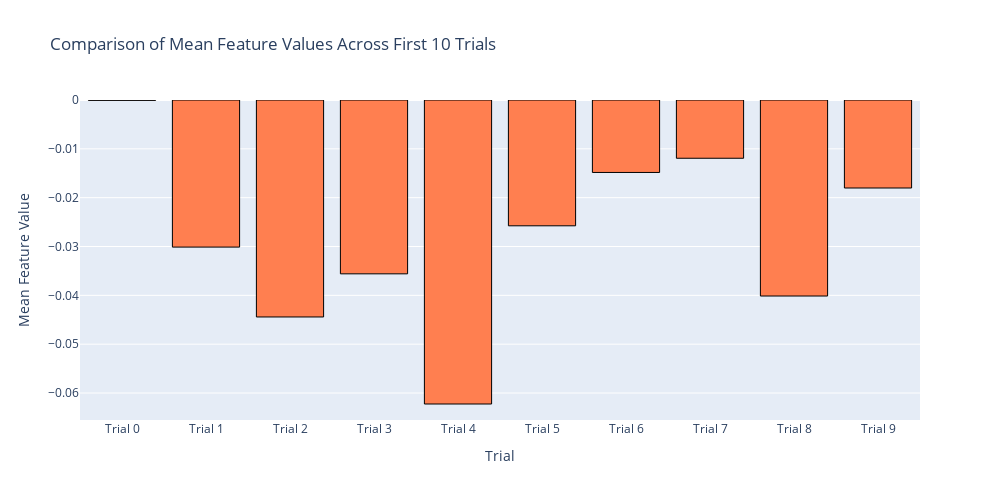

Source (notebook cell):
### Code cell
# 4. 互動式長條圖：比較不同 trials 的平均特徵值
with h5py.File(file_path, 'r') as f:
    num_trials = min(10, len(f.keys()))  # 比較前 10 個 trials
    mean_values = []
    trial_names = []
    
    for i in range(num_trials):
        trial_key = f'trial_{i:04d}'
        if trial_key in f:
            features = f[trial_key]['input_features'][()]
            mean_values.append(np.mean(features))
            trial_names.append(f'Trial {i}')
    
    fig = go.Figure(data=[go.Bar(
        x=trial_names,
        y=mean_values,
        marker=dict(color='coral', line=dict(color='black', width=1)),
        hovertemplate='%{x}<br>Mean Value: %{y:.6f}<extra></extra>'
    )])
    
    fig.update_layout(
        title="Comparison of Mean Feature Values Across First 10 Trials",
        xaxis_title="Trial",
        yaxis_title="Mean Feature Value",
        width=1000,
        height=500,
        showlegend=False
    )
    
    fig.show()

### Figure 1 — Plotly figure (JSON) as saved in the notebook; plotly's stock layout.template omitted (floating-point values rounded to 4 significant figures)
{"data": [{"hovertemplate": "%{x}<br>Mean Value: %{y:.6f}<extra></extra>", "marker": {"color": "coral", "line": {"color": "black", "width": 1}}, "type": "bar", "x": ["Trial 0", "Trial 1", "Trial 2", "Trial 3", "Trial 4", "Trial 5", "Trial 6", "Trial 7", "Trial 8", "Trial 9"], "y": [-6.521e-05, -0.03012, -0.04443, -0.03559, -0.06225, -0.02576, -0.01484, -0.01193, -0.04014, -0.01802]}], "layout": {"height": 500, "showlegend": false, "title": {"text": "Comparison of Mean Feature Values Across First 10 Trials"}, "width": 1000, "xaxis": {"title": {"text": "Trial"}}, "yaxis": {"title": {"text": "Mean Feature Value"}}}}
